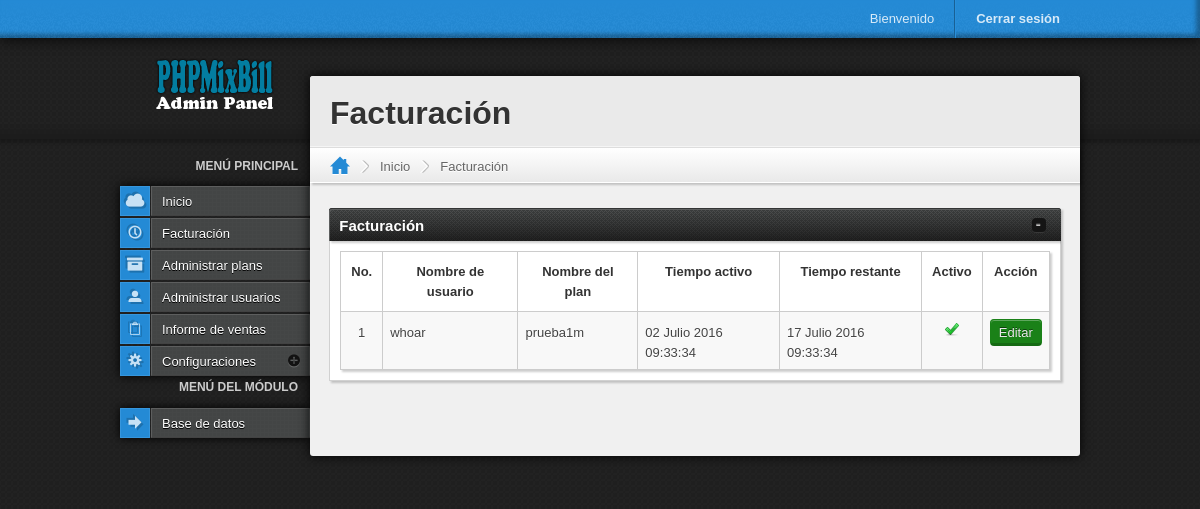
Page /cpadmin/index.php?page=billing (signed in) on the committed database.
### tables this page shows
CREATE TABLE `tbl_modul` (
  `id_modul` int(5) NOT NULL,
  `nama_modul` varchar(50) NOT NULL,
  `filename` varchar(100) NOT NULL,
  `status` enum('user','admin') NOT NULL,
  `aktif` enum('Y','N') NOT NULL DEFAULT 'Y',
  `urutan` int(5) NOT NULL
);

CREATE TABLE `tbl_billing` (
  `id_billing` int(5) NOT NULL,
  `jenis` varchar(10) NOT NULL,
  `jenispaket` varchar(10) NOT NULL,
  `id_user` int(5) NOT NULL,
  `id_paket` int(5) NOT NULL,
  `daftar` date NOT NULL,
  `expire` date NOT NULL,
  `jam` time NOT NULL,
  `status` varchar(10) NOT NULL,
  `id_admin` int(5) DEFAULT NULL
);

CREATE TABLE `tbl_user` (
  `id_user` int(5) NOT NULL,
  `nama_user` varchar(30) NOT NULL,
  `username` varchar(30) NOT NULL,
  `password` varchar(40) NOT NULL,
  `telp` varchar(15) NOT NULL
);

CREATE TABLE `tbl_paket` (
  `id_paket` int(5) NOT NULL,
  `jenis` varchar(15) NOT NULL,
  `nama_paket` varchar(40) NOT NULL,
  `harga` varchar(10) NOT NULL,
  `rate` varchar(10) NOT NULL,
  `masa_aktiv` varchar(5) NOT NULL,
  `limit` varchar(15) NOT NULL
);

### cpadmin/index.php (called while the page is built, shortened)
<?php
	require "../system/language.php";
	require "../system/library.php";
	require "theme/header.php";
	$page = "home";
	if(isset($_GET['page'])) $page = $_GET['page'];
	require "content/{$page}.php";
	require "theme/footer.php";
?>

### system/language.php (called while the page is built, shortened)
<?php
$lang_menu 			= "Menú principal";
$lang_menu_modul	= "Menú del módulo";
$lang_dash 			= "Inicio";
$lang_number		= "No.";
$lang_username		= "Nombre de usuario";
$lang_date_act 		= "Tiempo activo";
$lang_date_exp		= "Tiempo restante";
$lang_proses		= "Acción";
$lang_bill 			= "Facturación";
$lang_edit_bt		= "Editar";
$lang_packet		= "Administrar plans";
$lang_name_pack		= "Nombre del plan";
$lang_user			= "Administrar usuarios";
$lang_report		= "Informe de ventas";
$lang_setting		= "Configuraciones";
?>

### system/library.php (called while the page is built, shortened)
<?php
function tgl_indo($tgl){
	$tanggal = substr($tgl,8,2);
	$bulan = getBulan(substr($tgl,5,2));
	$tahun = substr($tgl,0,4);
	return $tanggal.' '.$bulan.' '.$tahun;
}
function getBulan($bln){
	switch ($bln){
	case 7:
		return "Julio";
		break;
	}
}
?>

### cpadmin/content/billing.php (the view, shortened to what this page needs)
<?php
switch($_GET['act']){
	case 'tampil':
	echo "<section id='pane'>
			<header>
				<h1>$lang_bill</h1>
				<nav class='breadcrumbs'>
					<ul>
						<li class='alt'><a href='./'><i class='icon-home'></i></a></li>
						<li><a href='index.php'>$lang_dash</a></li>
						<li><a href='#'>$lang_bill</a></li>
					</ul>
				</nav>
			</header>
			<div id='pane-content'>
				<div class='widget minimizable g4'>
					<header>
						<h2>$lang_bill</h2>
					</header>
					<div class='table-wrapper'>
						<div class='content'>";
						echo "<table class='datatable'>
								<thead>
									<tr>
										<th>$lang_number</th>
										<th>$lang_username</th>
										<th>$lang_name_pack</th>
										<th>$lang_date_act</th>
										<th>$lang_date_exp</th>
										<th>Activo</th>
										<th>$lang_proses</th>
									</tr>
								</thead>
								<tbody>";
								$no=1;
								$q_billing = mysql_query("SELECT * FROM tbl_billing,tbl_user WHERE tbl_billing.id_user=tbl_user.id_user ORDER BY id_billing ASC");
								while($r=mysql_fetch_array($q_billing)){
								if($r['status']=='on'){ $icon="<i class='fugue-tick'></i>";}else{ $icon="<i class='fugue-cross'></i>";}
								echo "<tr>
										<td align='center'>$no</td>";
										$q_paket=mysql_query("SELECT nama_paket FROM tbl_paket WHERE id_paket='$r[id_paket]'");
										$p=mysql_fetch_array($q_paket);
								echo "<td>$r[username]</td>
										<td>$p[nama_paket]</td>
										<td>".tgl_indo($r['daftar'])." $r[jam]</td>
										<td>".tgl_indo($r['expire'])." $r[jam]</td>
										<td align='center'>$icon</td>
										<td align='center'><a href='?page=billing&act=edit&id=$r[id_billing]' class='bt green small'>$lang_edit_bt</a></td>
									</tr>";
								$no++;
								}
							echo "</tbody>
							</table>
						</div>
					</div>
				</div>
				<div class='cf'></div>
			</div>
		</section>";
	break;
}
?>

### cpadmin/theme/menu-nav.php (shortened to what this page needs)
<nav>
	<h2><?php echo $lang_menu;?></h2>
	<ul>
		<li><a href="./"><i class="glyph-cloud"></i><div class="label"><?php echo $lang_dash;?></div></a></li>
		<li><a href="?page=billing"><i class="glyph-clock"></i><div class="label"><?php echo $lang_bill;?></div></a></li>
		<li><a href="?page=paket"><i class="glyph-archive"></i><div class="label"><?php echo $lang_packet;?></div></a></li>
		<li><a href="?page=user"><i class="icon-user"></i><div class="label"><?php echo $lang_user;?></div></a></li>
		<li><a href="?page=laporan"><i class="icon-clipboard"></i><div class="label"><?php echo $lang_report;?></div></a></li>
		<li><a href="#"><i class="glyph-settings"></i><div class="label"><?php echo $lang_setting;?></div></a>
		</li>
	</ul>
	<?php
		$sql=mysql_query("SELECT * FROM tbl_modul WHERE aktif='Y' ORDER by urutan");
		$jml = mysql_num_rows($sql);
		if ($jml > 0){
		echo "<h2>$lang_menu_modul</h2>
				<ul>";
			while ($m=mysql_fetch_array($sql)){
				echo "<li><a href='?page=$m[filename]'><i class='icon-arrow-right-2'></i><div class='label'>Base de datos</div></a></li>";
			}
		echo "</ul>";
		}
	?>
</nav>

### cpadmin/theme/css/icomoon.css (style rules this page uses)
[class^="icon-"], [class*=" icon-"] { font-family: 'IcoMoon'; font-style: normal; }
.icon-home:before { content: "\e0cf"; }
.icon-user:before { content: "\e08f"; }
.icon-clipboard:before { content: "\e05d"; }
.icon-arrow-right-2:before { content: "\e028"; }

### cpadmin/theme/css/websymbols.css (style rules this page uses)
[class^="glyph-"], [class*=" glyph-"] { font-style: normal; font-family: 'WebSymbolsRegular'; }
.glyph-settings:before { content: "S" }
.glyph-cloud:before { content: "C" }
.glyph-archive:before { content: "Z" }
.glyph-clock:before { content: "P" }

### cpadmin/theme/css/style.css (style rules this page uses)
html, body, div, span, applet, object, iframe, h1, h2, h3, h4, h5, h6, p, blockquote, pre, a, abbr, acronym, address, big, cite, code, del, dfn, em, img, ins, kbd, q, s, samp, small, strike, strong, sub, sup, tt, var, b, u, i, center, dl, dt, dd, ol, ul, li, fieldset, form, label, legend, table, caption, tbody, tfoot, thead, tr, th, td, article, aside, canvas, details, embed, figure, figcaption, footer, header, hgroup, menu, nav, output, ruby, section, summary, time, mark, audio, video { margin: 0; padding: 0; border: 0; font-size: 100%; font: inherit; vertical-align: baseline; }
article, aside, details, figcaption, figure, footer, header, hgroup, menu, nav, section { display: block; }
body { line-height: 1; }
ol, ul { list-style: none; }
table { border-collapse: collapse; border-spacing: 0; }
h1, h2, h3, h4, h5, h6 { font-family: 'Droid Sans', Arial, sans-serif; }
#pane-content h1, #pane-content h2, #pane-content h3, #pane-content h4, #pane-content h5, #pane-content h6 { color: #333; margin: 20px 0; font-weight: bold; }
h1 { font-size: 24px; }
h2 { font-size: 22px; }
a { text-decoration: none; }
.g1, .g2, .g3, .g4 { display: block; float: left; position: relative; margin-left: 2.5%; margin-right: 2.5%; }
.g4 { width: 95%; }
[class^="fugue-"], [class*=" fugue-"] { display: inline-block; height: 16px; width: 16px; }
html { background: #222222 url(../images/bg.jpg); height: 100%; overflow-y: scroll; }
body { font-size: 13px; line-height: 150%; height: 100%; font-family: Arial, Tahoma, sans-serif; }
body #page #sidebar .menus > nav { margin-top: 20px; }
body #page #sidebar .menus > nav h2 { color: #ccc; font-size: 12px; text-align: right; margin-right: 12px; margin-bottom: 10px; text-transform: uppercase; font-weight: bold; }
body #page #sidebar .menus > nav > ul { box-shadow: 0 0 10px #000; }
body #page #sidebar .menus > nav > ul > li { margin-bottom: 2px; position: relative; }
body #page #sidebar .menus > nav > ul > li > a { height: 30px; display: block; }
body #page #sidebar .menus > nav > ul > li > a i { width: 30px; height: 100%; display: block; float: left; color: #fff; box-sizing: border-box; padding-top: 4px; text-align: center; }
body #page #sidebar .menus > nav > ul > li > a div.label { position: relative; background: #444646; background: linear-gradient(top, #444646, #2a2a2a); display: block; margin-left: 31px; height: 100%; box-sizing: border-box; color: #fff; padding-left: 10px; padding-top: 5px; text-shadow: 0 1px 0 #000000; border: 1px solid #5d5e5e; border-bottom: 1px solid #424242; font-family: 'Droid Sans', Arial, sans-serif; }
body #page #sidebar .menus > nav > ul > li > a div.label:after { content: ''; position: absolute; width: 100%; height: 100%; top: 0; left: 0; opacity: 0.0075; z-index: 10; }
body #page #sidebar .menus > nav > ul > li > a div.label:after { background: url(../images/pattern/hatch.gif); }
body #page #sidebar .menus > nav > ul > li > a:after { text-shadow: 0 1px 0 #6b6d6d; }
body #page #sidebar .menus > nav > ul > li.with-submenu > a:after { font-family: 'WebSymbolsRegular'; content: '+'; position: absolute; right: 10px; font-size: 12px; position: absolute; top: 5px; color: #121212; z-index: 99; }

### cpadmin/theme/css/theme-blue.css (style rules this page uses)
a { color: #248ad5; }
body #page #sidebar .menus > nav > ul > li > a i { background: #248ad5; background: linear-gradient(top, #248ad5, #1d71ae 50%, #1a6298 51%, #1d71ae); border: 1px solid #3696dd; text-shadow: 2px 2px 0 #1d71ae, -2px -2px 0 #1d71ae; color: #c6e1f5; }
body #page #content #pane > header .breadcrumbs ul li.alt a { color: #248ad5; }
.bt { border: 1px solid #1a6298; border-bottom: 3px solid #15517e; background: #196094; background: linear-gradient(#1e73b2, #1e73b2 49%, #196094 51%); }

### rows in the picture
tbl_billing: id_user.username "whoar", id_paket.nama_paket "prueba1m", daftar "02 Julio 2016", jam "09:33:34", expire "17 Julio 2016"

### other values in the picture
$lang_welcome "Bienvenido"
$lang_logout "Cerrar sesión"
$lang_menu "MENÚ PRINCIPAL"
$lang_dash "Inicio"
$lang_bill "Facturación"
$lang_packet "Administrar plans"
$lang_user "Administrar usuarios"
$lang_report "Informe de ventas"
$lang_setting "Configuraciones"
$lang_menu_modul "MENÚ DEL MÓDULO"
$lang_number "No."
$lang_username "Nombre de usuario"
$lang_name_pack "Nombre del plan"
$lang_date_act "Tiempo activo"
$lang_date_exp "Tiempo restante"
